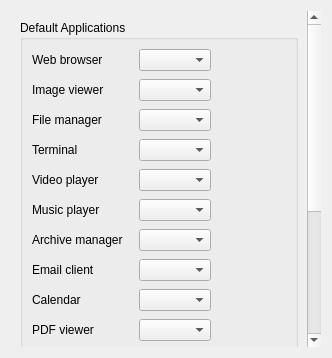
<?xml version="1.0" encoding="UTF-8"?>
<ui version="4.0">
 <class>pageDefaultApps</class>
 <widget class="QWidget" name="pageDefaultApps">
  <layout class="QVBoxLayout" name="verticalLayout">
   <item>
    <widget class="QScrollArea" name="scrollArea">
     <property name="frameShape">
      <enum>QFrame::Shape::NoFrame</enum>
     </property>
     <property name="widgetResizable">
      <bool>true</bool>
     </property>
     <widget class="QWidget" name="scrollAreaWidgetContents">
      <layout class="QVBoxLayout" name="verticalLayout_2">
       <property name="spacing">
        <number>9</number>
       </property>
       <item>
        <widget class="QGroupBox" name="groupBox">
         <property name="title">
          <string>Default Applications</string>
         </property>
         <layout class="QGridLayout" name="gridLayout" columnstretch="0,0,1">
          <property name="horizontalSpacing">
           <number>16</number>
          </property>
          <property name="verticalSpacing">
           <number>8</number>
          </property>
          <item row="0" column="0">
           <widget class="QLabel" name="label">
            <property name="text">
             <string>Web browser</string>
            </property>
           </widget>
          </item>
          <item row="0" column="1">
           <widget class="QComboBox" name="webBrowser"/>
          </item>
          <item row="1" column="0">
           <widget class="QLabel" name="label_2">
            <property name="text">
             <string>Image viewer</string>
            </property>
           </widget>
          </item>
          <item row="1" column="1">
           <widget class="QComboBox" name="imageViewer"/>
          </item>
          <item row="2" column="0">
           <widget class="QLabel" name="label_3">
            <property name="text">
             <string>File manager</string>
            </property>
           </widget>
          </item>
          <item row="2" column="1">
           <widget class="QComboBox" name="fileManager"/>
          </item>
          <item row="3" column="0">
           <widget class="QLabel" name="label_4">
            <property name="text">
             <string>Terminal</string>
            </property>
           </widget>
          </item>
          <item row="3" column="1">
           <widget class="QComboBox" name="terminal"/>
          </item>
          <item row="4" column="0">
           <widget class="QLabel" name="label_5">
            <property name="text">
             <string>Video player</string>
            </property>
           </widget>
          </item>
          <item row="4" column="1">
           <widget class="QComboBox" name="videoPlayer"/>
          </item>
          <item row="5" column="0">
           <widget class="QLabel" name="label_6">
            <property name="text">
             <string>Music player</string>
            </property>
           </widget>
          </item>
          <item row="5" column="1">
           <widget class="QComboBox" name="musicPlayer"/>
          </item>
          <item row="6" column="0">
           <widget class="QLabel" name="label_7">
            <property name="text">
             <string>Archive manager</string>
            </property>
           </widget>
          </item>
          <item row="6" column="1">
           <widget class="QComboBox" name="archiveManager"/>
          </item>
          <item row="7" column="0">
           <widget class="QLabel" name="label_8">
            <property name="text">
             <string>Email client</string>
            </property>
           </widget>
          </item>
          <item row="7" column="1">
           <widget class="QComboBox" name="emailClient"/>
          </item>
          <item row="8" column="0">
           <widget class="QLabel" name="label_9">
            <property name="text">
             <string>Calendar</string>
            </property>
           </widget>
          </item>
          <item row="8" column="1">
           <widget class="QComboBox" name="calendar"/>
          </item>
          <item row="9" column="0">
           <widget class="QLabel" name="label_10">
            <property name="text">
             <string>PDF viewer</string>
            </property>
           </widget>
          </item>
          <item row="9" column="1">
           <widget class="QComboBox" name="pdfViewer"/>
          </item>
          <item row="10" column="0">
           <widget class="QLabel" name="label_11">
            <property name="text">
             <string>Text editor</string>
            </property>
           </widget>
          </item>
          <item row="10" column="1">
           <widget class="QComboBox" name="textEditor"/>
          </item>
          <item row="0" column="2" rowspan="11">
           <spacer name="horizontalSpacer">
            <property name="orientation">
             <enum>Qt::Orientation::Horizontal</enum>
            </property>
           </spacer>
          </item>
         </layout>
        </widget>
       </item>
       <item>
        <widget class="QGroupBox" name="groupBox_2">
         <property name="title">
          <string>Session Tools</string>
         </property>
         <layout class="QGridLayout" name="gridLayout_2" columnstretch="0,0,1">
          <property name="horizontalSpacing">
           <number>16</number>
          </property>
          <property name="verticalSpacing">
           <number>8</number>
          </property>
          <item row="0" column="0">
           <widget class="QLabel" name="label_12">
            <property name="text">
             <string>Screenshot tool</string>
            </property>
           </widget>
          </item>
          <item row="0" column="1">
           <widget class="QComboBox" name="screenshotTool"/>
          </item>
          <item row="1" column="0">
           <widget class="QLabel" name="label_13">
            <property name="text">
             <string>Notification daemon</string>
            </property>
           </widget>
          </item>
          <item row="1" column="1">
           <widget class="QComboBox" name="notificationDaemon"/>
          </item>
          <item row="2" column="0" colspan="2">
           <widget class="QLabel" name="label_14">
            <property name="wordWrap">
             <bool>true</bool>
            </property>
            <property name="text">
             <string>Labwc-tweaks writes launch wrappers under ~/.local/bin for the selected defaults, and updates XDG MIME defaults where the desktop stack supports them.</string>
            </property>
           </widget>
          </item>
          <item row="0" column="2" rowspan="3">
           <spacer name="horizontalSpacer_2">
            <property name="orientation">
             <enum>Qt::Orientation::Horizontal</enum>
            </property>
           </spacer>
          </item>
         </layout>
        </widget>
       </item>
       <item>
        <spacer name="verticalSpacer">
         <property name="orientation">
          <enum>Qt::Orientation::Vertical</enum>
         </property>
        </spacer>
       </item>
      </layout>
     </widget>
    </widget>
   </item>
  </layout>
 </widget>
 <resources/>
 <connections/>
</ui>
